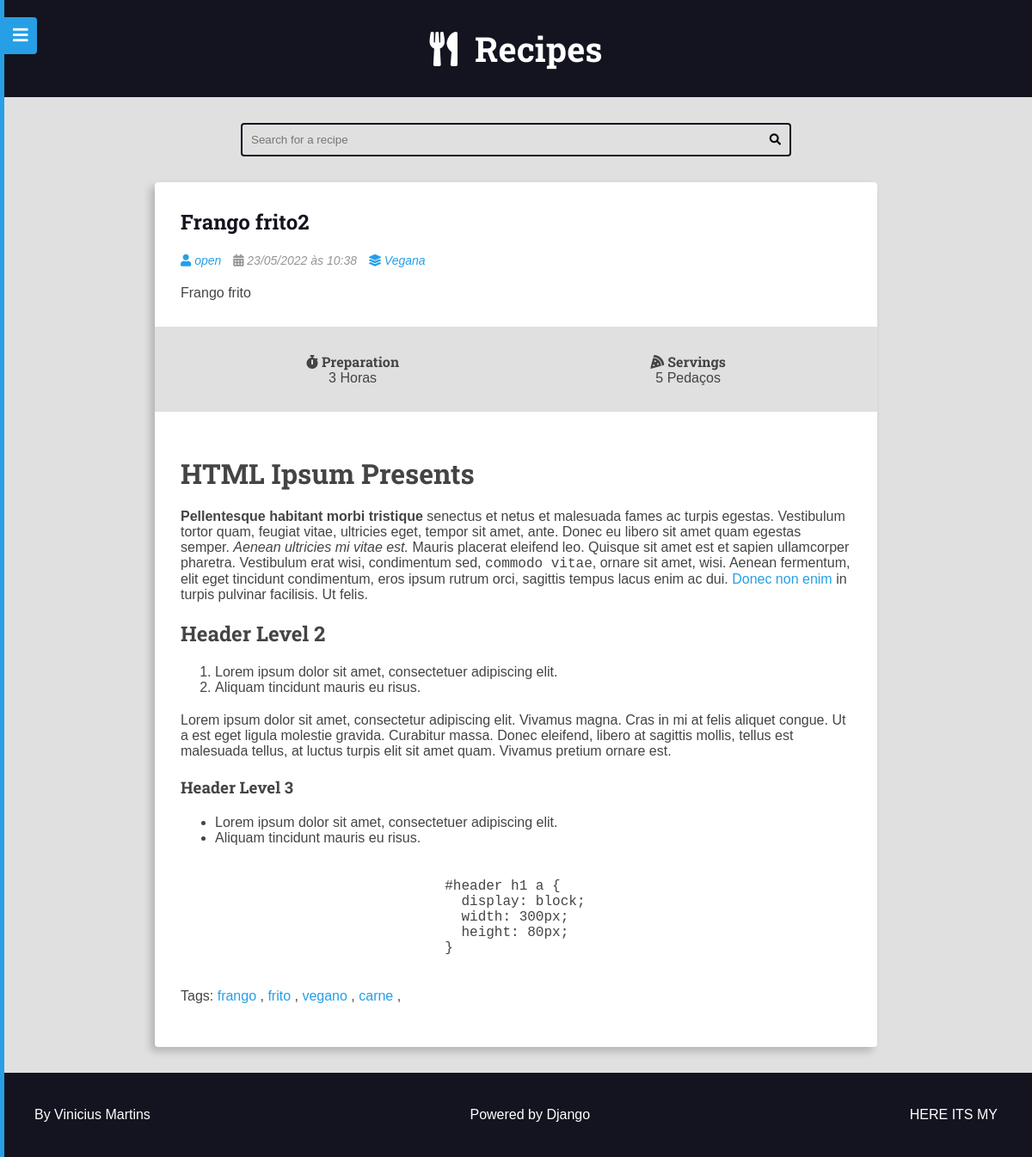
The page /recipes/1019/ on the database its author committed.
### recipes/models.py (models this page shows, shortened)
class Recipe(models.Model):
    title = models.CharField(max_length=65, verbose_name=_('Title'))
    description = models.CharField(
        max_length=165, verbose_name=_('Description')
    )
    slug = models.SlugField(unique=True)
    preparation_time = models.IntegerField(verbose_name=_('Preparation Time'))
    preparation_time_unit = models.CharField(
        max_length=65, verbose_name=_('Units of preparation time')
    )
    servings = models.IntegerField(verbose_name=_('Amount'))
    servings_unit = models.CharField(max_length=65, verbose_name=_('Portions'))
    preparation_steps = models.TextField(verbose_name=_('Step-by-step'))
    preparation_steps_is_html = models.BooleanField(default=False)
    created_at = models.DateTimeField(auto_now_add=True)
    updated_at = models.DateTimeField(auto_now=True)
    is_published = models.BooleanField(default=False)
    cover = models.ImageField(
        upload_to='recipes/covers/%Y/%m/%d/', blank=True,
        default='', verbose_name=_('Picture')
    )
    category = models.ForeignKey(
        Category, on_delete=models.SET_NULL, null=True, blank=True,
        default=None,
    )
    author = models.ForeignKey(
        User, on_delete=models.SET_NULL, null=True
    )
    tags = models.ManyToManyField(Tag, blank=True, default='')
    def get_absolute_url(self):
        return reverse("recipes:recipe", args=(self.id,))
    class Meta:
        verbose_name = _('Recipe')
        verbose_name_plural = _('Recipes')

class Category(models.Model):
    name = models.CharField(max_length=65)

### tag/models.py (models this page shows, shortened)
class Tag(models.Model):
    name = models.CharField(max_length=255)
    slug = models.SlugField(unique=True)

### recipes/views.py (the view)
class RecipeDetail(DetailView):
    model = Recipe
    context_object_name = 'recipe'
    template_name = 'recipes/pages/recipe-view.html'
    def get_queryset(self, *args, **kwargs):
        qs = super().get_queryset(*args, **kwargs)
        qs = qs.filter(is_published=True)
        return qs
    def get_context_data(self, *args, **kwargs):
        ctx = super().get_context_data(*args, **kwargs)
        ctx.update({
            'is_detail_page': True
        })
        return ctx

### recipes/templates/recipes/pages/recipe-view.html (shortened to what this page needs)
{% extends 'global/base.html' %}
{% block content %}
<div class="main-content main-content-detail container">
    {% include 'recipes/partials/recipe.html' %}
</div>
{% endblock content %}

### base_templates/global/base.html (shortened to what this page needs)
{% load static %}
<!DOCTYPE html>
<html lang="{{html_language}}">
<head>
    {% include 'global/partials/head.html' %}
</head>
<body>
    {% include 'global/partials/menu.html' %}
    {% include 'global/partials/header.html' %}
    {% include 'global/partials/search.html' %}
    <main class="main-content-container">
        {% block content %}{% endblock content %}
    </main>
    {% include 'global/partials/footer.html' %}
</body>
</html>

### base_templates/global/partials/head.html (shortened to what this page needs)
{% load static %}
<link rel="stylesheet" href="https://cdnjs.cloudflare.com/ajax/libs/font-awesome/5.15.4/css/fontawesome.min.css"
 />
<link rel="stylesheet" href="https://cdnjs.cloudflare.com/ajax/libs/font-awesome/5.15.4/css/brands.min.css"
 />
<link rel="stylesheet" href="https://cdnjs.cloudflare.com/ajax/libs/font-awesome/5.15.4/css/solid.min.css"
 />
<link rel="stylesheet" href="{% static 'global/css/styles.css' %}">
<link rel="stylesheet" href="{% static 'global/css/global-style.css' %}">

### base_templates/global/partials/menu.html (shortened to what this page needs)
<button class="button-show-menu button-show-menu-visible">
    <i class="fas fa-bars"> </i>
</button>
<div class="menu-container menu-hidden">
    <div class="menu-content">
        <nav class="menu-nav">
            <a href="{% url 'recipes:home' %}">Home</a>
            {% if user.is_authenticated %}
                <a href="{% url 'authors:dashboard_recipe_new' %}">New Recipe</a>
                <a href="{% url 'authors:dashboard' %}">Dasboard</a>
                <a class = "authors-logout-link" href="{% url 'authors:logout' %}">Logout</a>
                {% include 'authors/partials/form_logout.html' %}
            {% else %}
                <a href="{% url 'authors:login' %}">Login</a>
                <a href="{% url 'authors:register' %}">Register</a>
            {% endif %}
        </nav>
    </div>
</div>

### base_templates/global/partials/header.html
<header class="main-header-container">
    <div class="main-header container">
        <h1>
            <a class="main-logo" href="{% url 'recipes:home' %}">
                <i class="fas fa-utensils main-logo-icon"></i>
                <span class="main-logo-text">Recipes</span>
            </a>
        </h1>
    </div>
</header>

### base_templates/global/partials/search.html
<div class="search-container">
    <div class="container">
        <form action="{% url 'recipes:search' %}" method="GET" class="search-form">
            <input
                type="search" class="search-input" name="search"
                value="{{ search_term }}" required placeholder="Search for a recipe">
            <button type="submit" class="search-button"><i class="fas fa-search"></i></button>
        </form>
    </div>
</div>

### recipes/templates/recipes/partials/recipe.html (shortened to what this page needs)
{% load i18n %}
<div class="recipe recipe-list-item">
    <div class="recipe-title-container">
        <h2 class="recipe-title">
            <a href="{{ recipe.get_absolute_url }}">
                {{ recipe.title }}
            </a>
        </h2>
    </div>
    <div class="recipe-author">
        {% if recipe.author is not None %}
            <span class="recipe-author-item">
                {% if  recipe.author.profile %}
                    <a href="{% url 'authors:profile' recipe.author.profile.id %}">
                {% endif %}
                <i class="fas fa-user"></i>
                {% if recipe.author.first_name %}
                    {{ recipe.author.first_name }} {{ recipe.author.last_name }}
                {% else %}
                    {{recipe.author.username}}
                {% endif %}
                {% if recipe.author.profile %}
                    </a>
                {% endif %}
            </span>
        {% endif %}
        <span class="recipe-author-item">
            <i class="fas fa-calendar-alt"></i>
            {{ recipe.created_at|date:"d/m/Y" }} às {{ recipe.created_at|date:"H:i" }}
        </span>
        {% if recipe.category is not None %}
            <span class="recipe-author-item">
                <a href="{% url 'recipes:category' recipe.category.id %}">
                    <i class="fas fa-layer-group"></i>
                    <span>{{ recipe.category.name }}</span>
                </a>
            </span>
        {% endif %}
    </div>
    <div class="recipe-content">
        <p>{{ recipe.description }}</p>
    </div>
    <div class="recipe-meta-container">
        <div class="recipe-meta recipe-preparation">
            <h3 class="recipe-meta-title"><i class="fas fa-stopwatch"></i> {% translate 'Preparation' %}</h3>
            <div class="recipe-meta-text">
                {{ recipe.preparation_time }} {{ recipe.preparation_time_unit }}
            </div>
        </div>
        <div class="recipe-meta recipe-servings">
            <h3 class="recipe-meta-title"><i class="fas fa-pizza-slice"></i> {% translate 'Servings' %}</h3>
            <div class="recipe-meta-text">
                {{ recipe.servings }} {{ recipe.servings_unit }}
            </div>
        </div>
    </div>
    {% if is_detail_page is True %}
        <div class="preparation-steps">
            {% if recipe.preparation_steps_is_html is True %}
                {{recipe.preparation_steps|safe}}
            {% else %}
                {{ recipe.preparation_steps|linebreaksbr }}
            {% endif %}
            {% if recipe.tags.all %}
                <p>Tags:
                    {% for tag in recipe.tags.all %}
                        <a href="{% url 'recipes:tag' tag.slug %}">
                            {{tag.name}}
                        </a>,
                    {% endfor %}
                </p>
            {% endif %}
        </div>
    {% endif %}
</div>

### base_templates/global/partials/footer.html
<footer class="main-footer">
  <div class="developer">
    <a href="https://www.facebook.com/vinicius.martins.1804" target="_blank" rel="noreferrer noopener">By Vinicius Martins</a>
  </div>
  <div class="powered">
    <a href="https://www.djangoproject.com/" target="_blank" rel="noreferrer noopener">Powered by Django</a>
  </div>
  <nav class="navigation-social-medias">
    <a href="https://github.com/viniciusMartinsP" aria-label="Find me on Github"
      target="_blank" class="link-without-decoration"> HERE ITS MY </a>
  </nav>
</footer>

### rows shown on the page
Recipe: title "Frango frito2", author.username "open", created_at "23/05/2022", created_at "10:38", category.name "Vegana", description "Frango frito", preparation_time "3", preparation_time_unit "Horas", servings "5", servings_unit "Pedaços", preparation_steps "HTML Ipsum Presents Pellentesque habitant morbi tristique senectus et netus et malesuada fames ac turpis egestas. Vestibulum tortor quam, feugiat vitae, ultricies eget, tempor sit amet, ante. Donec eu libero sit amet quam egestas semper. Aenean ultricies mi vitae est. Mauris placerat eleifend leo. Quisque sit amet est et sapien ullamcorper pharetra. Vestibulum erat wisi, condimentum sed, commodo vitae , ornare sit amet, wisi. Aenean fermentum, elit eget tincidunt condimentum, eros ipsum rutrum orci, sagittis tempus lacus enim ac dui. Donec non enim in turpis pulvinar facilisis. Ut felis. Header Level 2 Lorem ipsum dolor sit amet, consectetuer adipiscing elit. Aliquam tincidunt mauris eu…"
Tag: name "frango"
Tag: name "frito"
Tag: name "vegano"
Tag: name "carne"
